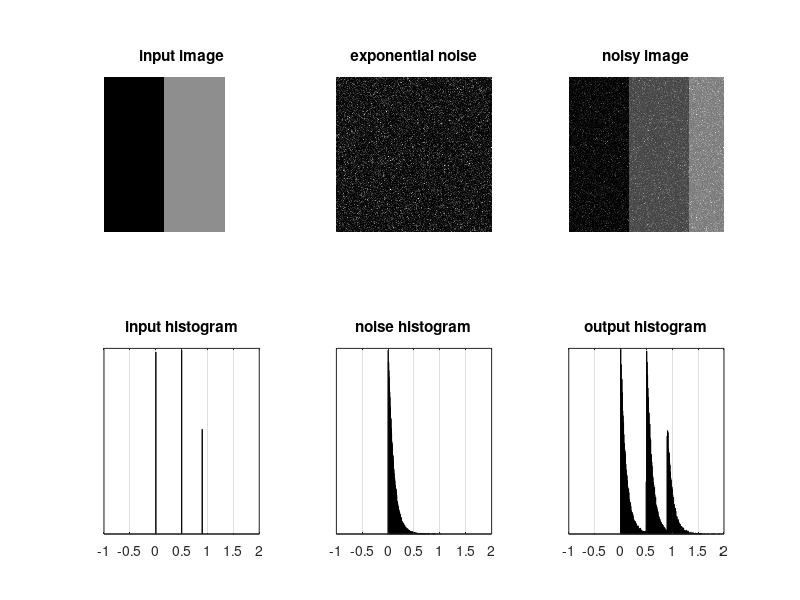

The MATLAB source for this figure:


clear all;
clf;


M0=zeros(256,256);
M0(1:256,1:100)=0;
M0(1:256,100:200)=0.5;
M0(1:256,200:256)=0.9;
subplot(2,3,1)
imshow(M0,[]);
title('input image');

N=256;

M = M0 + exprnd(0.1,N,N);

subplot(2,3,2)
imshow(M-M0,[]);
title('exponential noise');


subplot(2,3,3)
imshow(M,[]);
title('noisy image');

nbins=256;
[h,t]=hist(M0,nbins);
h = h/sum(h);
subplot(2,3,4);
bar(t,h);
set(gca,'YTick',[]);
axis([-1 2 0 max(h)*1.01]);
title('input histogram');
grid on;

[h,t]=hist(M-M0,nbins);
h = h/sum(h);
subplot(2,3,5);
bar(t,h);
set(gca,'YTick',[]);
axis([-1 2 0 max(h)*1.01]);
title('noise histogram');
grid on;


[h,t]=hist(M,nbins);
h = h/sum(h);
subplot(2,3,6);
bar(t,h);
set(gca,'YTick',[]);
axis([-1 2 0 max(h)]);

title('output histogram');
grid on;



%
%subplot(3,3,3)
%imshow(M-M1,[]);
%title('rayleigh noise');
